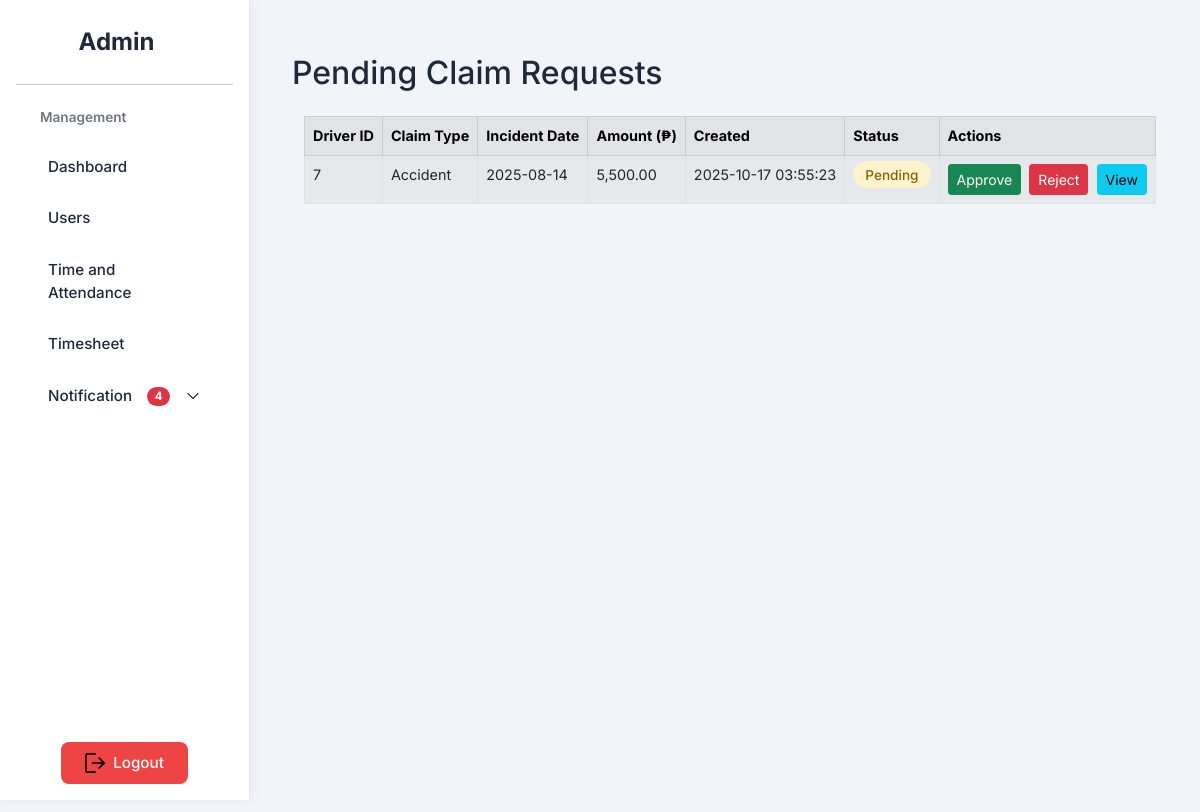
The page /admin/reimbursement.php (signed in) on the database its author committed.
### tables this page shows
CREATE TABLE `claims` (
  `id` int(11) NOT NULL,
  `driver_id` int(11) NOT NULL,
  `claim_type` varchar(50) NOT NULL,
  `incident_date` date NOT NULL,
  `amount` decimal(10,2) NOT NULL,
  `description` text NOT NULL,
  `proof_file` varchar(255) DEFAULT NULL,
  `status` enum('Pending','Approved','Rejected') DEFAULT 'Pending',
  `created_at` timestamp NOT NULL DEFAULT current_timestamp()
);

### admin/reimbursement.php (the view, shortened to what this page needs)
<?php
include '../includes/header.php';
include '../database/connection.php';
include '../includes/loader.php';
$sql = "SELECT * FROM claims WHERE status = 'Pending'";
$result = $conn->query($sql);
?>
<link rel="stylesheet" href="../assets/css/shift.css">
    <div class="content">
        <h2 class="mb-4">Pending Claim Requests</h2>
        <div class="container-fluid my-4">
            <?php if ($result && $result->num_rows > 0): ?>
                <div class="table-responsive">
                    <table class="table table-striped table-hover table-bordered">
                        <thead class="table-secondary">
                            <tr>
                                <th scope="col">Driver ID</th>
                                <th scope="col">Claim Type</th>
                                <th scope="col">Incident Date</th>
                                <th scope="col">Amount (₱)</th>
                                <th scope="col">Created</th>
                                <th scope="col">Status</th>
                                <th scope="col">Actions</th>
                            </tr>
                        </thead>
                        <tbody>
                            <?php while ($row = $result->fetch_assoc()): ?>
                                <tr>
                                    <td data-label="Driver ID"><?= htmlspecialchars($row['driver_id']) ?></td>
                                    <td data-label="Claim Type"><?= htmlspecialchars($row['claim_type']) ?></td>
                                    <td data-label="Incident Date"><?= htmlspecialchars($row['incident_date']) ?></td>
                                    <td data-label="Amount"><?= number_format($row['amount'], 2) ?></td>
                                    <td data-label="Created"><?= htmlspecialchars($row['created_at']) ?></td>
                                    <td data-label="Status">
                                        <span class="status-badge status-<?= strtolower($row['status']) ?>">
                                            <?= htmlspecialchars($row['status']) ?>
                                        </span>
                                    </td>
                                    <td data-label="Actions">
                                        <form action="../includes/update_claim_status.php" method="POST" style="display:inline;">
                                            <button type="submit" class="btn btn-sm btn-success me-1">Approve</button>
                                        </form>
                                        <form action="../includes/update_claim_status.php" method="POST" style="display:inline;">
                                            <button type="submit" class="btn btn-sm btn-danger me-1">Reject</button>
                                        </form>
                                        <button class="btn btn-sm btn-info" data-bs-toggle="modal" data-bs-target="#viewModal<?= $row['id'] ?>">View</button>
                                    </td>
                                </tr>
                            <?php endwhile; ?>
                        </tbody>
                    </table>
                </div>
            <?php else: ?>
                <div class="alert alert-info">No pending claim requests found.</div>
            <?php endif; ?>
        </div>
    </div>
</body>
</html>

### assets/css/shift.css (style rules this page uses)
.status-badge { padding: 0.35rem 0.75rem; border-radius: 50px; font-size: 0.85rem; font-weight: 500; }
.status-pending { background-color: #fff3cd; color: #856404; }
.table th, .table td { white-space: nowrap; overflow: hidden; text-overflow: ellipsis; }

### includes/loader.php (style rules this page uses)
body { animation-name: example; animation-duration: 3s; }

### includes/header.php (style rules this page uses)
body { overflow-x: hidden; font-family: 'Inter', Arial, sans-serif; background-color: #F1F5F9; color: #1E293B; font-size: 0.9rem; }
.content { margin-left: 260px; padding: 2rem; min-height: 100vh; }

### rows shown on the page
claims: driver "7", claim_type "Accident", incident_date "2025-08-14", amount "5,500.00", created_at "2025-10-17 03:55:23", status "Pending"

### other values the page prints
$totalPending "4"
